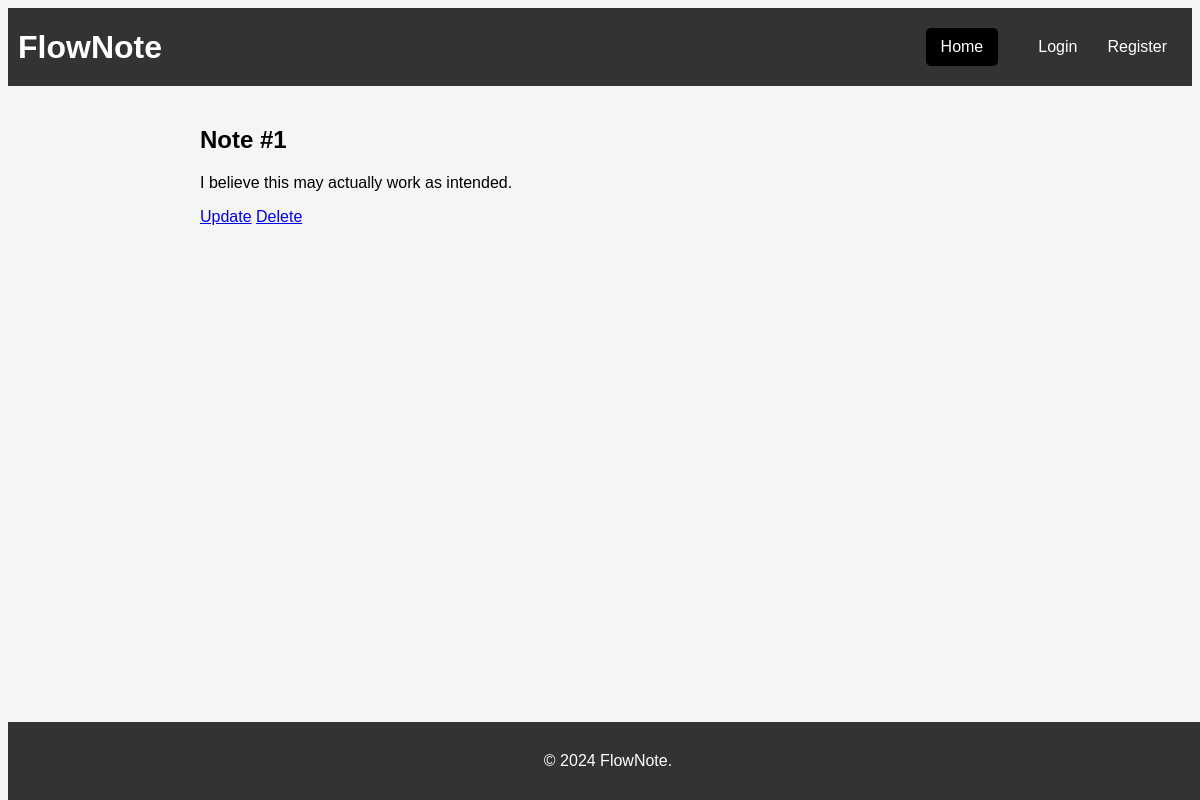
Before: /notes/1/ with the older database file.
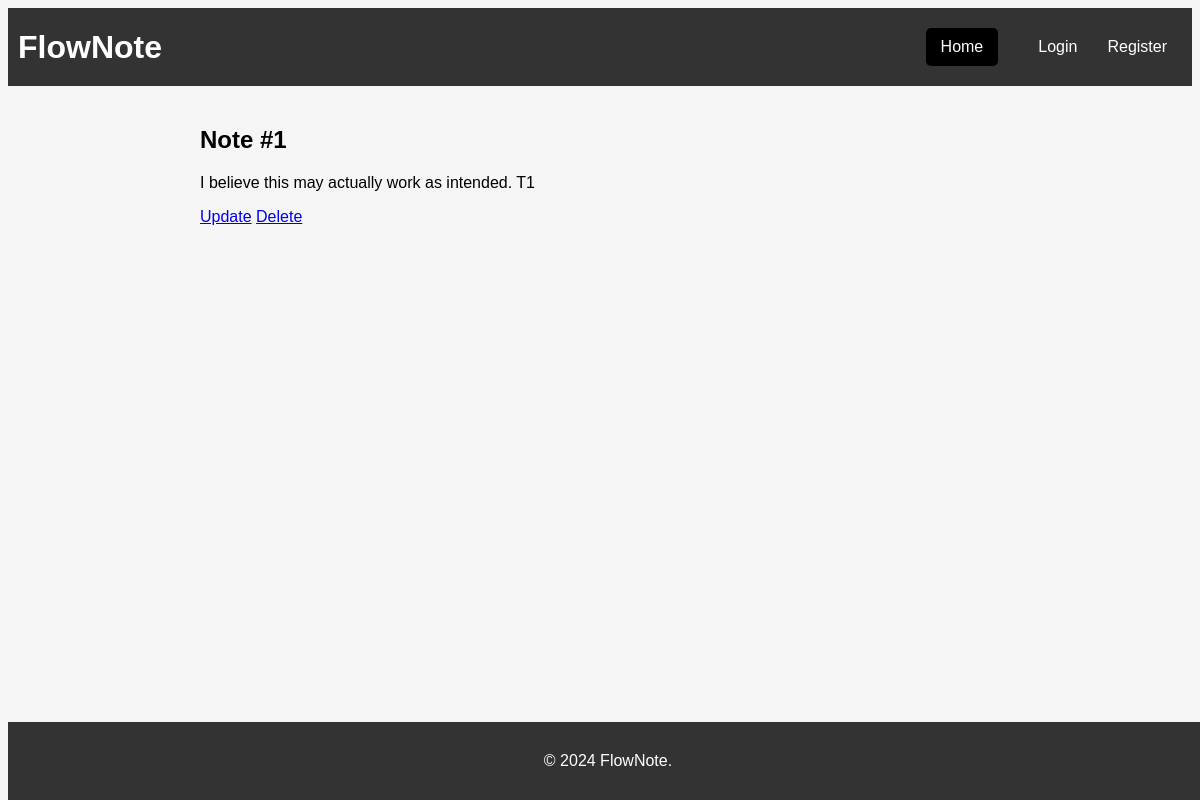
After: the same page with the newer database file.
### notes/models.py (models this page shows, shortened)
class Note(models.Model):
    title = models.CharField(max_length=100)
    content = models.TextField()
    created_at = models.DateTimeField(auto_now_add=True)
    updated_at = models.DateTimeField(auto_now=True)
    last_modified = models.DateTimeField(auto_now=True)
    owner = models.ForeignKey(settings.AUTH_USER_MODEL, related_name='notes', on_delete=models.CASCADE)

### notes/views.py (the view)
# urls.py: path('<int:pk>/', NoteDetailView.as_view(), name='note_detail'),  # Primary Key used at the route to identify the correct note
class NoteDetailView(DetailView):
    model = Note
    template_name = 'note_detail.html'

### notes/templates/note_detail.html
{% extends 'base.html' %}
{% block content %}
  <h2>{{ note.title }}</h2>
  <p>{{ note.content }}</p>
  <a href="{% url 'notes:note_update' note.id %}" class="btn btn-primary">Update</a>
  <a href="{% url 'notes:note_delete' note.id %}" class="btn btn-danger">Delete</a>
{% endblock %}

Changed rows visible on the page:
changed Note "Note #1": content "I believe this may actually work as intended." → "I believe this may actually work as intended. T1"
